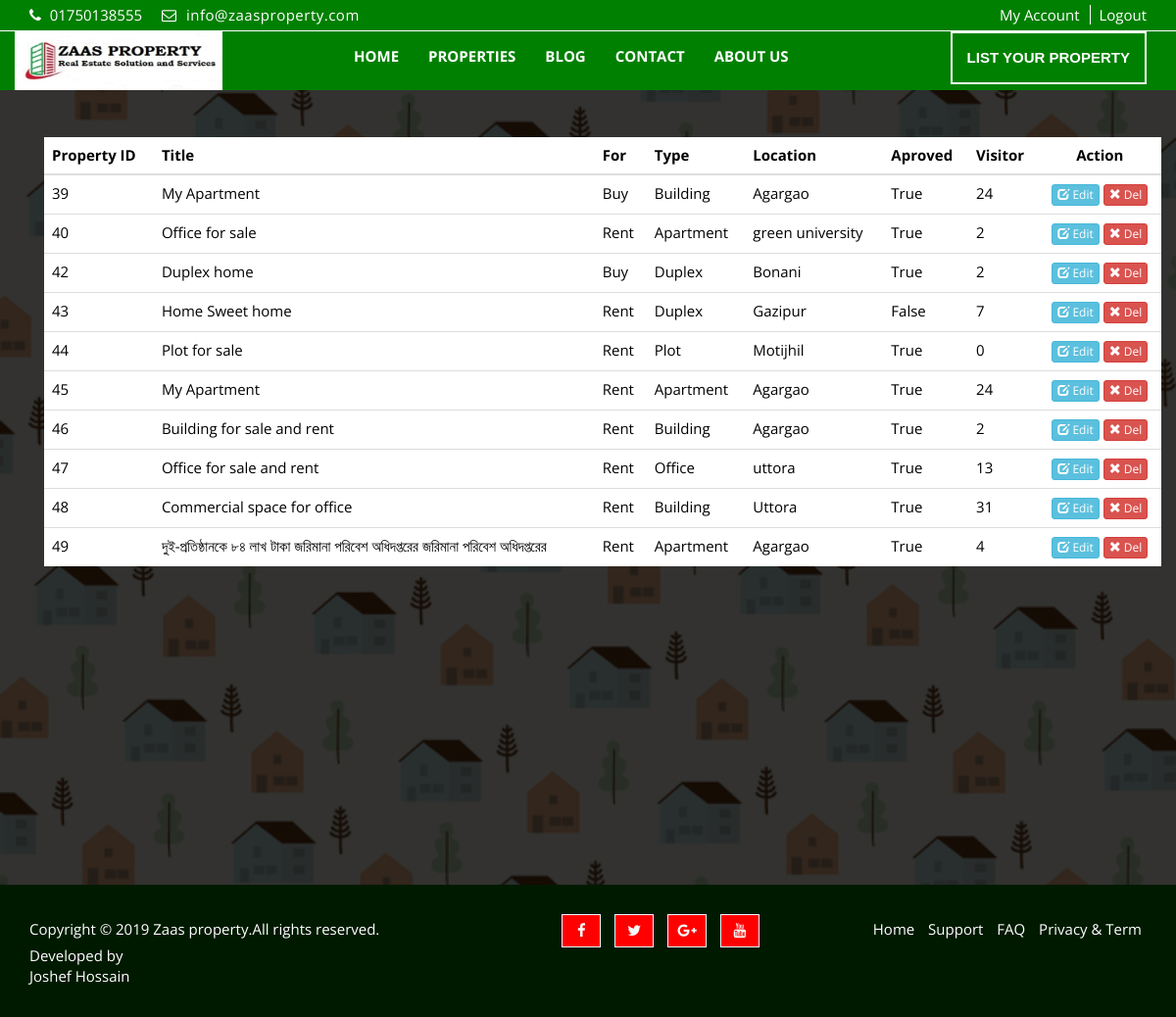
Page /user-ac/ (signed in) on the earlier database version.
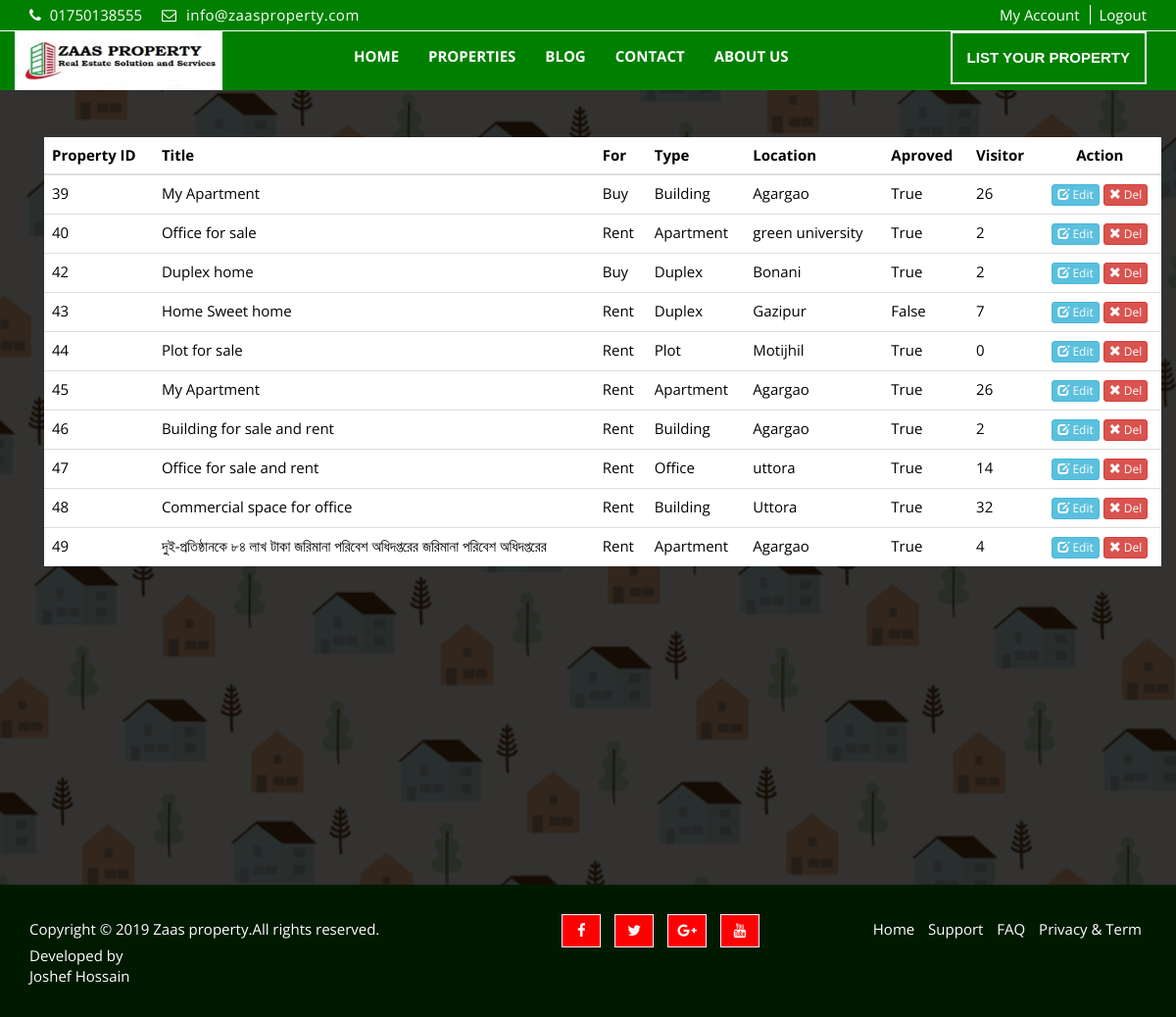
Same page on the later database version.
### blogapp/models.py (models this page shows, shortened)
class Contact(models.Model):
    Name          = models.TextField(max_length=254)
    Designation   = models.TextField(max_length=254,blank= True)
    Phone_number  = models.CharField(max_length=50)
    Mail          = models.EmailField(max_length=254)
    Address       = models.TextField(max_length=254)
    Website       = models.TextField(max_length=254,blank= True)
    Facebook      = models.TextField(max_length=254,blank= True)
    Speach        = RichTextField(blank= True)
    google_map    = models.TextField(blank= True)
    Status        = models.BooleanField(default = True)
    class Meta:
        verbose_name = 'Contact'
        verbose_name_plural = 'Contacts'

class Logo(models.Model):
    Title       = models.CharField(max_length=50)
    Image       = models.ImageField(upload_to="logo/",blank= True)
    icon        = models.ImageField(upload_to="logo/",blank= True)
    Status      = models.BooleanField(default = True)
    header_image = models.ImageField(upload_to="logo/",blank= True)
    class Meta:
        verbose_name = 'Logo'
        verbose_name_plural = 'Logos'

class Properte(models.Model):
    user          = models.ForeignKey(user_reg, on_delete=models.CASCADE)
    category      = models.ForeignKey(Category, on_delete=models.CASCADE)
    subcategory   = models.ForeignKey(subcategory, on_delete=models.CASCADE)
    image1        = models.ImageField(upload_to="property/")
    image1_resize = ImageSpecField(source='image1',processors=[ResizeToFill(700,500)],format='JPEG',options={'quality': 100})
    image2        = models.ImageField(upload_to="property/", blank=True, null=True)
    image2_resize = ImageSpecField(source='image2',processors=[ResizeToFill(700,500)],format='JPEG',options={'quality': 100})
    image3        = models.ImageField(upload_to="property/", blank=True, null=True)
    image3_resize = ImageSpecField(source='image3',processors=[ResizeToFill(700,500)],format='JPEG',options={'quality': 100})
    image4        = models.ImageField(upload_to="property/", blank=True, null=True)
    image4_resize = ImageSpecField(source='image4',processors=[ResizeToFill(700,500)],format='JPEG',options={'quality': 100})
    image5        = models.ImageField(upload_to="property/", blank=True, null=True)
    image5_resize = ImageSpecField(source='image5',processors=[ResizeToFill(700,500)],format='JPEG',options={'quality': 100})
    title         = models.CharField(max_length=200)
    area          = models.CharField(max_length=200,blank=True)
    price         = models.CharField(max_length=20,default=0,blank=True)
    discription   = RichTextField()
    feature1      = models.CharField(max_length=50)
    feature2      = models.CharField(max_length=50,blank=True)
    feature3      = models.CharField(max_length=50,blank=True)
    feature4      = models.CharField(max_length=50,blank=True)
    feature5      = models.CharField(max_length=50,blank=True)
    feature6      = models.CharField(max_length=50,blank=True)
    feature7      = models.CharField(max_length=50,blank=True)
    feature8      = models.CharField(max_length=50,blank=True)
    feature9      = models.CharField(max_length=50,blank=True)
    feature10      = models.CharField(max_length=50,blank=True)
    feature11      = models.CharField(max_length=50,blank=True)
    feature12     = models.CharField(max_length=50,blank=True)
    feature13      = models.CharField(max_length=50,blank=True)
    feature14      = models.CharField(max_length=50,blank=True)
    feature15      = models.CharField(max_length=50,blank=True)
    location      = models.CharField( max_length=250)
    gmap          = models.TextField(blank=True)
    contact_name  = models.CharField(max_length=100,blank=True)
    Phone_number  = models.CharField(max_length=100)
    mail          = models.EmailField(max_length=250,blank=True)
    seo_title     = models.TextField(blank=True)
    seo_discription     = models.TextField(blank=True)
    seo_keyword     = models.TextField(blank=True)
    seo_title     = models.TextField(blank=True)
    propertyID    = models.AutoField(primary_key= True)
    Status        = models.BooleanField(default = False)
    feature_property      = models.BooleanField(default = False)
    view          = models.IntegerField(default=0)
    class Meta:
        verbose_name = 'Property'
        verbose_name_plural = 'Propertes'

class Category(models.Model):
    Name          = models.CharField(max_length=100)
    Status        = models.BooleanField(default = True)
    def __str__(self):
        return self.Name
    class Meta:
        verbose_name = 'Category'
        verbose_name_plural = 'Categores'

class subcategory(models.Model):
    Name          = models.CharField(max_length=100)
    Status        = models.BooleanField(default = True)
    def __str__(self):
        return self.Name
    class Meta:
        verbose_name = 'subcategory'
        verbose_name_plural = 'subcategores'

class company_footer_link(models.Model):
    Title       = models.CharField(max_length=50)
    facebook    = models.TextField(max_length=254)
    tweeter     = models.TextField(max_length=254,blank= True)
    google_plas = models.TextField(max_length=254,blank= True)
    youtube     = models.TextField(max_length=254,blank= True)
    Status        = models.BooleanField(default = True)
    class Meta:
        verbose_name = 'company_footer_link'
        verbose_name_plural = 'company_footer_link'

### blogapp/views.py (the view)
# urls.py: path('user-ac/',views.user_ac),
def user_ac(request):
    user_post = models.Properte.objects.filter( user_id = request.session['id'])
    context={
        'user_post' : user_post,
    }
    return render(request, "blogapp/user_ac.html", context)

### blogapp/templatetags/data_load.py (called while the page is built)
@register.filter(name='contactreg')
def mycontact(request):
    cnt  = models.Contact.objects.filter(Status = True).order_by("-id")
    return cnt

@register.filter(name='footer')
def myfooter(request):
    foot  = models.company_footer_link.objects.filter(Status = True).order_by("-id")
    return foot

@register.filter(name='logoreg')
def logoicon(request):
    logo  = models.Logo.objects.filter(Status = True).order_by("-id")
    return logo

### blogapp/templates/blogapp/user_ac.html (shortened to what this page needs)
{% extends 'blogapp/base.html' %}
{% load static %}
{% load data_load %}
{% block content %}
  <section id="aa-signin">
    <div class="container">
      <div class="row">
        <div class="col-md-12">
            <div class="container">
    <table class="table custab" style="width: 100%;
    max-width: 100%;
    margin-bottom: 20px;
    background: white;
    margin-top: 60px;
    margin-bottom: 325px;
">
    <thead>
        <tr>
            <th>Property ID</th>
            <th>Title</th>
            <th>For</th>
            <th>Type</th>
            <th>Location</th>
            <th>Aproved</th>
            <th>Visitor</th>
            <th class="text-center">Action</th>
        </tr>
    </thead>
            {% for us in user_post %}
              <tr>
                  <td>{{us.propertyID}}</td>
                  <td>{{us.title}}</td>
                  <td>{{us.category}}</td>
                  <td>{{us.subcategory}}</td>
                  <td>{{us.location}}</td>
                  <td>{{us.Status}}</td>
                  <td>{{us.view}}</td>
                  <td class="text-center"><a class='btn btn-info btn-xs' href="/edit-post/{{ us.propertyID }}"><span class="glyphicon glyphicon-edit"></span> Edit</a> <a href="/delete-post/{{ us.propertyID }}" class="btn btn-danger btn-xs"><span class="glyphicon glyphicon-remove"></span> Del</a></td>
              </tr>
            {% endfor %}
    </table>
</div>
          </div>
        </div>
      </div>
  </section>
  {% endblock %}

### blogapp/templates/blogapp/base.html (shortened to what this page needs)
<!DOCTYPE html>
<html lang="en">
  <head>
    {% load static %}
    {% load data_load %}
    <link href="{% static 'blogapp/css/font-awesome.css' %}" rel="stylesheet">
    <link href="{% static 'blogapp/css/bootstrap.css' %}" rel="stylesheet">
    <link rel="stylesheet" type="text/css" href="{% static 'blogapp/css/slick.css' %}">
    <link rel="stylesheet" type="text/css" href="{% static 'blogapp/css/nouislider.css' %}">
    <link rel="stylesheet" href="{% static 'blogapp/css/jquery.fancybox.css' %}" type="text/css" media="screen" />
    <link id="switcher" href="{% static 'blogapp/css/theme-color/default-theme.css' %}" rel="stylesheet">
    <link href="{% static 'blogapp/css/style.css' %}" rel="stylesheet">
  </head>
  <body class="aa-price-range">
  <header id="aa-header">
    <div class="container">
      <div class="row">
        <div class="col-md-12">
          <div class="aa-header-area">
            <div class="row">
              <div class="col-md-6 col-sm-6 col-xs-6">
                <div class="aa-header-left">
                {% for phn in mycontact|contactreg|slice:"1" %}
					<div class="aa-telephone-no">
						<span class="fa fa-phone"></span>
						{{ phn.Phone_number }}
					</div>
					<div class="aa-email hidden-xs">
						<span class="fa fa-envelope-o"></span> {{ phn.Mail }}
					</div>
                {% endfor %}
                </div>
              </div>
              <div class="col-md-6 col-sm-6 col-xs-6">
                <div class="aa-header-right">
                {% if request.session.email %}
                    <a href="/user-ac/" class="aa-register">My Account</a>
                    <a href="/logout/"class="aa-login" >Logout</a>
                {% else %}
                    <a href="/user-reg/" class="aa-register">Create a Account</a>
                    <a href="/login/" class="aa-login">Login</a>
                {% endif %}
                </div>
              </div>
            </div>
          </div>
        </div>
      </div>
    </div>
  </header>
  <section id="aa-menu-area">
    <nav class="navbar navbar-default main-navbar" role="navigation">
      <div class="container">
        <div class="navbar-header">
           {% for logo in logoicon|logoreg|slice:"1" %}
              <a class="navbar-brand aa-logo-img" href="/"><img src="/static/blogapp/media/{{ logo.Image }}" alt="logo"></a>
           {% endfor %}
        </div>
        <div id="navbar" class="navbar-collapse collapse">
          <ul id="top-menu" class="nav navbar-nav navbar-right aa-main-nav">
            <li ><a href="/"><b>HOME</b></a></li>
             <li > <a href="/properties/"><b>PROPERTIES </b></a>
              </li>
              <li> <a href="/blog/"><b>BLOG</a></b></li>
            <li><a href="/contact/" ><b>CONTACT</a></b></li>
            <li><a href="/about-us/" ><b>ABOUT US </b></a></li>
        {% if request.session.email %}
          <li ><a class="property-ad-menu" href="/user-ad/"><b> LIST YOUR PROPERTY</a></b></li>
            {% else %}
                <li><a href="/login/" class="property-ad-menu"><b>LIST YOUR PROPERTY</a></b></li>
            {% endif %}
          </ul>
        </div>
      </div>
    </nav>
  </section>
        {% block content %}
        {% endblock %}
  <footer id="aa-footer">
    <div class="container">
      <div class="row">
        <div class="col-md-12">
        <div class="aa-footer-area">
          <div class="row">
            <div class="col-md-4 col-sm-6 col-xs-12">
              <div class="aa-footer-left">
              <p>Copyright © 2019 Zaas property.All rights reserved.</p>
               <p>Developed by <br><a rel="nofollow" href="https://www.facebook.com/shihab.chowdhury.180" target="_blank">Joshef Hossain</a></p>
              </div>
            </div>
            <div class="col-md-4 col-sm-6 col-xs-12">
              <div class="aa-footer-middle">
                {% for con in myfooter|footer|slice:"1" %}
                  <a href="{{con.facebook}}"><i class="fa fa-facebook"></i></a>
                  <a href="{{con.tweeter}}"><i class="fa fa-twitter"></i></a>
                  <a href="{{con.google_plas}}"><i class="fa fa-google-plus"></i></a>
                  <a href="{{con.youtube}}"><i class="fa fa-youtube"></i></a>
                {% endfor %}
              </div>
            </div>
            <div class="col-md-4 col-sm-12 col-xs-12">
              <div class="aa-footer-right">
                <a href="/">Home</a>
                <a href="/contact/">Support</a>
                <a href="#">FAQ</a>
                <a href="#">Privacy & Term</a>
              </div>
            </div>
          </div>
        </div>
      </div>
      </div>
    </div>
  </footer>
  </body>
</html>

Differences in the rows shown:
changed Properte id 39: view "24" → "26"
changed Properte id 45: view "24" → "26"
changed Properte "Office for sale and rent": view "13" → "14"
changed Properte "Commercial space for office": view "31" → "32"
